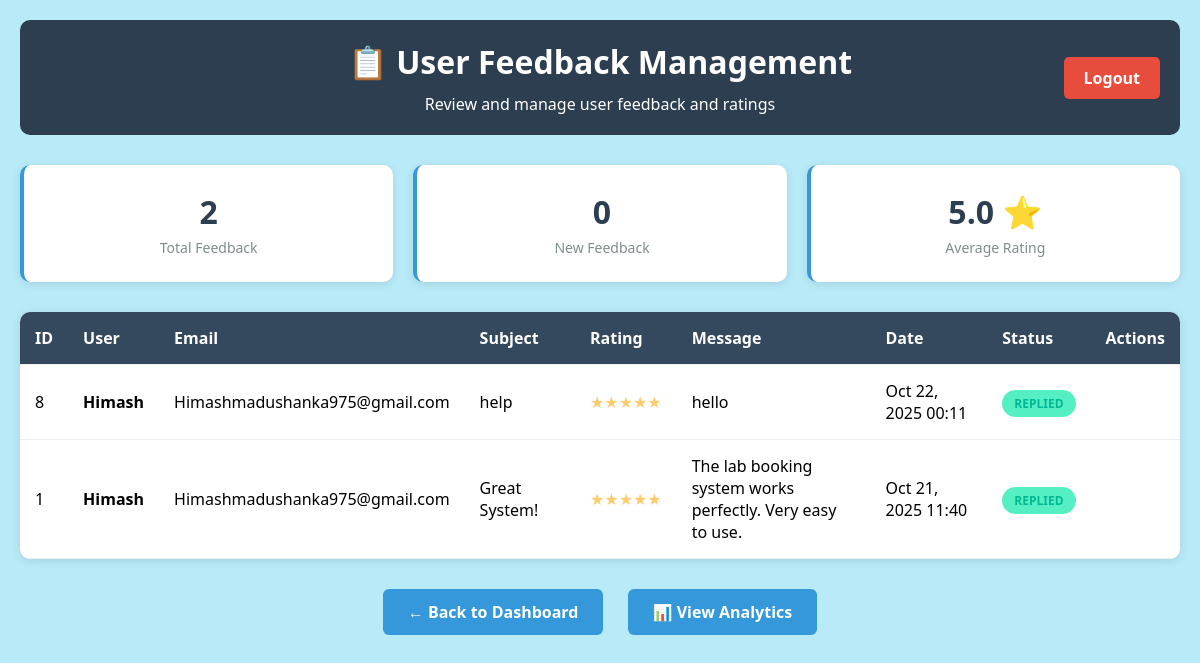
Before: /admin/admin_feedback.php (signed in) with the older database file.
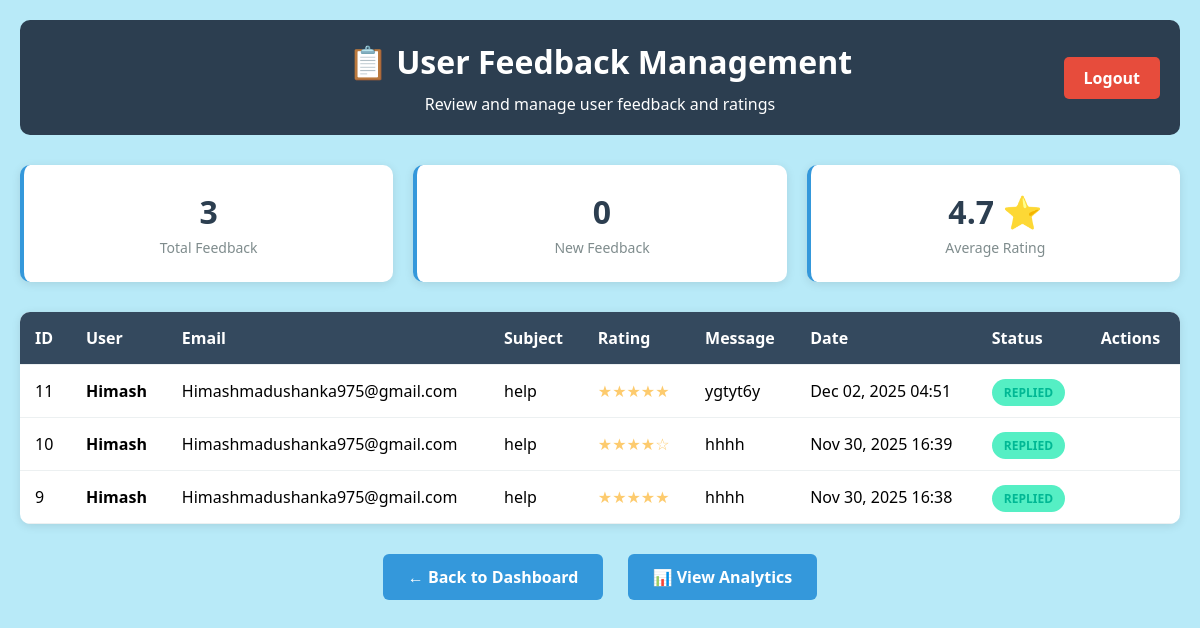
After: the same page with the newer database file.
### tables this page shows
CREATE TABLE `feedback` (
  `id` int(11) NOT NULL,
  `user_id` int(11) DEFAULT NULL,
  `subject` varchar(255) DEFAULT NULL,
  `message` text DEFAULT NULL,
  `rating` int(11) DEFAULT 5,
  `status` enum('new','read','replied') DEFAULT 'new',
  `created_at` timestamp NOT NULL DEFAULT current_timestamp()
);

CREATE TABLE `users` (
  `id` int(11) NOT NULL,
  `name` varchar(100) NOT NULL,
  `email` varchar(150) NOT NULL,
  `password` varchar(255) NOT NULL,
  `role` enum('user','admin') NOT NULL DEFAULT 'user',
  `created_at` timestamp NOT NULL DEFAULT current_timestamp(),
  `security_question` varchar(255) DEFAULT NULL,
  `security_answer` varchar(255) DEFAULT NULL
);

### admin/admin_feedback.php (the view, shortened to what this page needs)
<?php
require '../db.php';
$check_rating = $mysqli->query("SHOW COLUMNS FROM feedback LIKE 'rating'");
$rating_column_exists = $check_rating->num_rows > 0;
$result = $mysqli->query("
    SELECT f.*, u.name AS user_name, u.email
    FROM feedback f
    JOIN users u ON f.user_id = u.id
    ORDER BY
        CASE
            WHEN f.status = 'new' THEN 1
            WHEN f.status = 'read' THEN 2
            ELSE 3
        END,
        f.created_at DESC
");
$total_feedback = $mysqli->query("SELECT COUNT(*) as cnt FROM feedback")->fetch_assoc()['cnt'];
$new_feedback = $mysqli->query("SELECT COUNT(*) as cnt FROM feedback WHERE status='new'")->fetch_assoc()['cnt'];
if ($rating_column_exists) {
    $avg_rating_result = $mysqli->query("SELECT AVG(rating) as avg FROM feedback WHERE rating IS NOT NULL");
    $avg_rating_data = $avg_rating_result->fetch_assoc();
    $avg_rating = $avg_rating_data['avg'] ? number_format($avg_rating_data['avg'], 1) : '0.0';
} else {
    $avg_rating = 'N/A';
}
?>
<!DOCTYPE html>
<html>
<head>
</head>
<body>
    <div class="header">
        <h1>📋 User Feedback Management</h1>
        <p>Review and manage user feedback and ratings</p>
        <a href="logout.php" class="logout-btn">Logout</a>
    </div>
    <div class="stats-grid">
        <div class="stat-card">
            <h3><?= $total_feedback ?></h3>
            <p>Total Feedback</p>
        </div>
        <div class="stat-card">
            <h3><?= $new_feedback ?></h3>
            <p>New Feedback</p>
        </div>
        <div class="stat-card">
            <h3><?= $avg_rating ?> <?= $rating_column_exists ? '⭐' : '' ?></h3>
            <p>Average Rating</p>
        </div>
    </div>
    <div class="feedback-table">
        <?php if ($result->num_rows > 0): ?>
            <table>
                <thead>
                    <tr>
                        <th>ID</th>
                        <th>User</th>
                        <th>Email</th>
                        <th>Subject</th>
                        <?php if ($rating_column_exists): ?>
                        <th>Rating</th>
                        <?php endif; ?>
                        <th>Message</th>
                        <th>Date</th>
                        <th>Status</th>
                        <th>Actions</th>
                    </tr>
                </thead>
                <tbody>
                    <?php while ($row = $result->fetch_assoc()): ?>
                    <tr>
                        <td><?= $row['id'] ?></td>
                        <td><strong><?= htmlspecialchars($row['user_name']) ?></strong></td>
                        <td><?= htmlspecialchars($row['email']) ?></td>
                        <td><?= htmlspecialchars($row['subject']) ?></td>
                        <?php if ($rating_column_exists): ?>
                            <td>
                                <div class="rating-stars">
                                    <?= str_repeat('★', $row['rating']) ?><?= str_repeat('☆', 5 - $row['rating']) ?>
                                </div>
                            </td>
                        <?php endif; ?>
                        <td style="max-width: 300px;"><?= nl2br(htmlspecialchars($row['message'])) ?></td>
                        <td><?= date('M d, Y H:i', strtotime($row['created_at'])) ?></td>
                        <td>
                            <span class="status-badge status-<?= $row['status'] ?>">
                                <?= ucfirst($row['status']) ?>
                            </span>
                        </td>
                        <td>
                        </td>
                    </tr>
                    <?php endwhile; ?>
                </tbody>
            </table>
        <?php endif; ?>
    </div>
    <div class="navigation">
        <a href="dashboard.php" class="nav-btn">← Back to Dashboard</a>
        <a href="analytics.php" class="nav-btn">📊 View Analytics</a>
    </div>
</body>
</html>

Changed rows visible on the page:
removed feedback: id "8", user.name "Himash", user.email "Himashmadushanka975@gmail.com", subject "help", rating "★★★★★", message "hello", created_at "Oct 22, 2025 00:11", status "REPLIED"
removed feedback: id "1", user.name "Himash", user.email "Himashmadushanka975@gmail.com", subject "Great System!", rating "★★★★★", message "The lab booking system works perfectly. Very easy to use.", created_at "Oct 21, 2025 11:40", status "REPLIED"
added feedback: id "11", user.name "Himash", user.email "Himashmadushanka975@gmail.com", subject "help", rating "★★★★★", message "ygtyt6y", created_at "Dec 02, 2025 04:51", status "REPLIED"
added feedback: id "10", user.name "Himash", user.email "Himashmadushanka975@gmail.com", subject "help", rating "★★★★", rating "☆", message "hhhh", created_at "Nov 30, 2025 16:39", status "REPLIED"
added feedback: id "9", user.name "Himash", user.email "Himashmadushanka975@gmail.com", subject "help", rating "★★★★★", message "hhhh", created_at "Nov 30, 2025 16:38", status "REPLIED"
Other visible differences:
$total_feedback: "2" → "3"
$avg_rating: "5.0" → "4.7"
